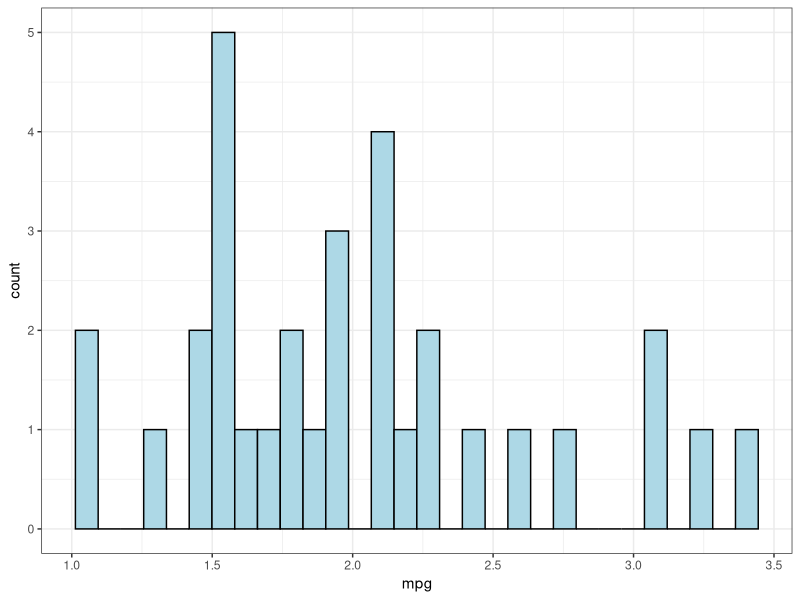
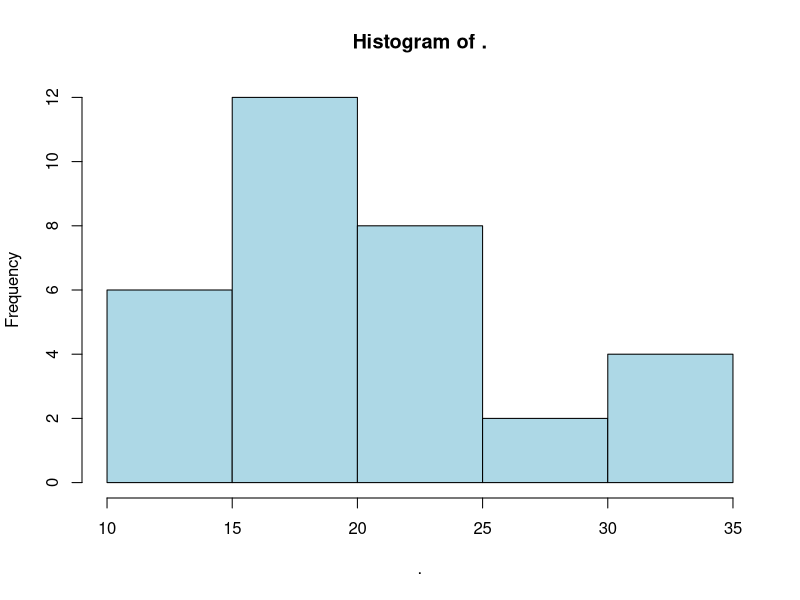
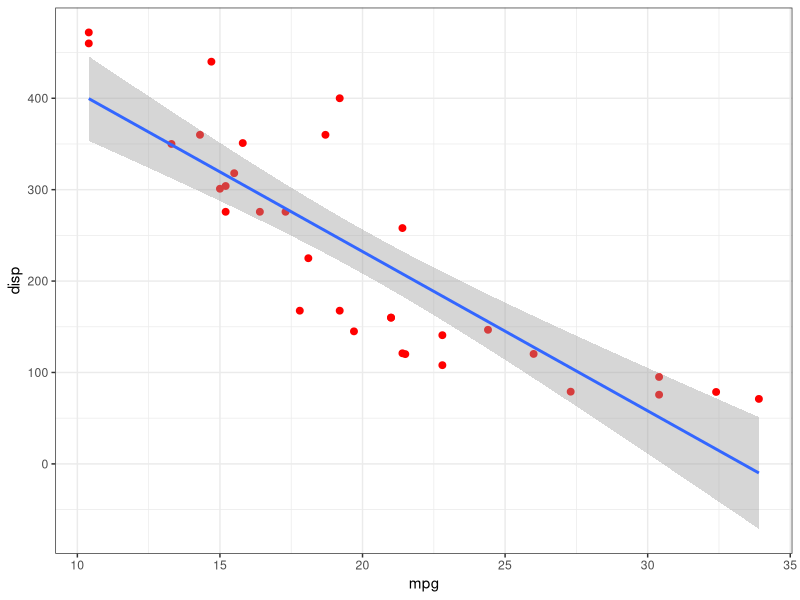

Here is the R script that generated these plots, in order:
## ---- chunk 1
library(tidyverse)
library(knitr)
knitr::opts_chunk$set(echo=FALSE)
## ---- chunk 2
mtcars |>
  select(mpg) |> 
  head() |>
  kable()

## ---- chunk 3
mtcars %>%
  mutate(mpg = mpg / 10) %>%
  filter(mpg < 100) %>%
  select(mpg) %>%
  ggplot(aes(x=mpg)) +
  geom_histogram(fill="lightblue", col="black") +
  theme_bw()
## ---- chunk 4
mtcars %>% 
  select(mpg) %>%
  pull() %>%
  hist(col = "lightblue")


## ---- chunk 5
mtcars %>%
  select(mpg, disp) %>%
  ggplot(aes(x=mpg, y=disp)) +
  geom_point(col = "red" , size=2) +
  geom_smooth(method="lm") +
  theme_bw()
